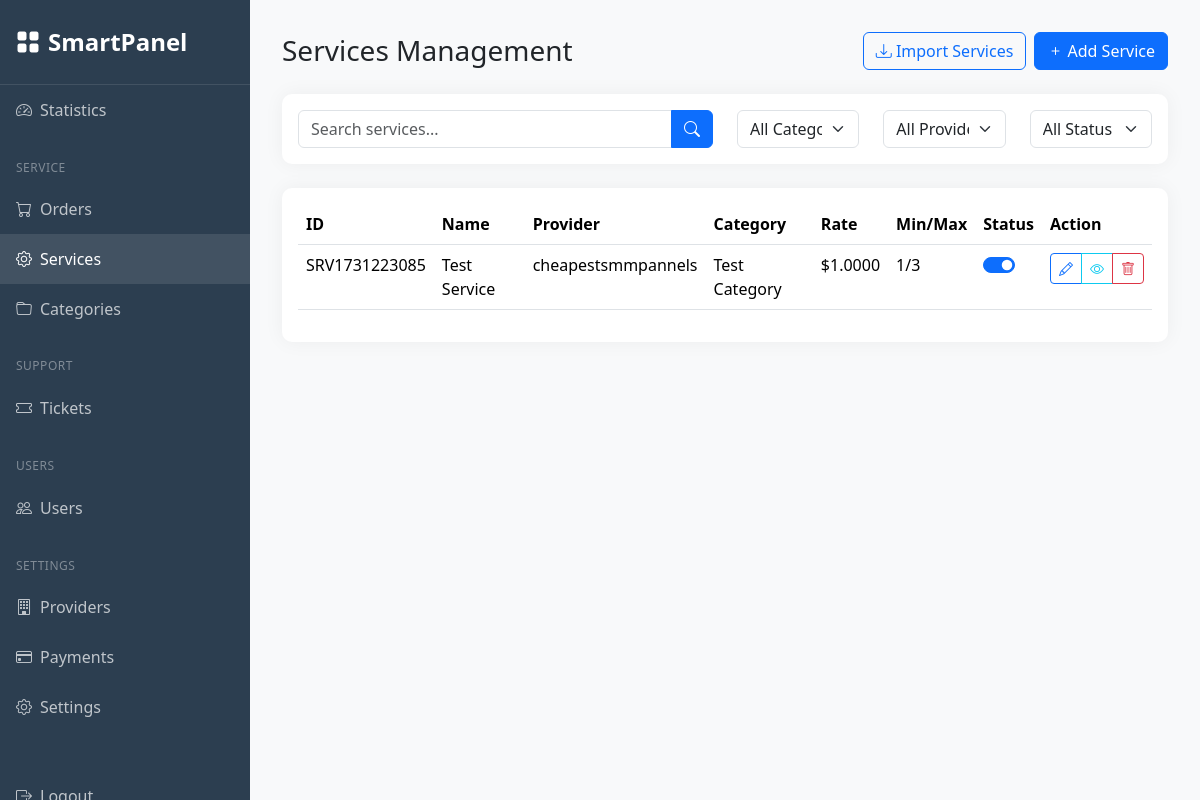
Page /managerdashboard/services/ (signed in) on the earlier database version.
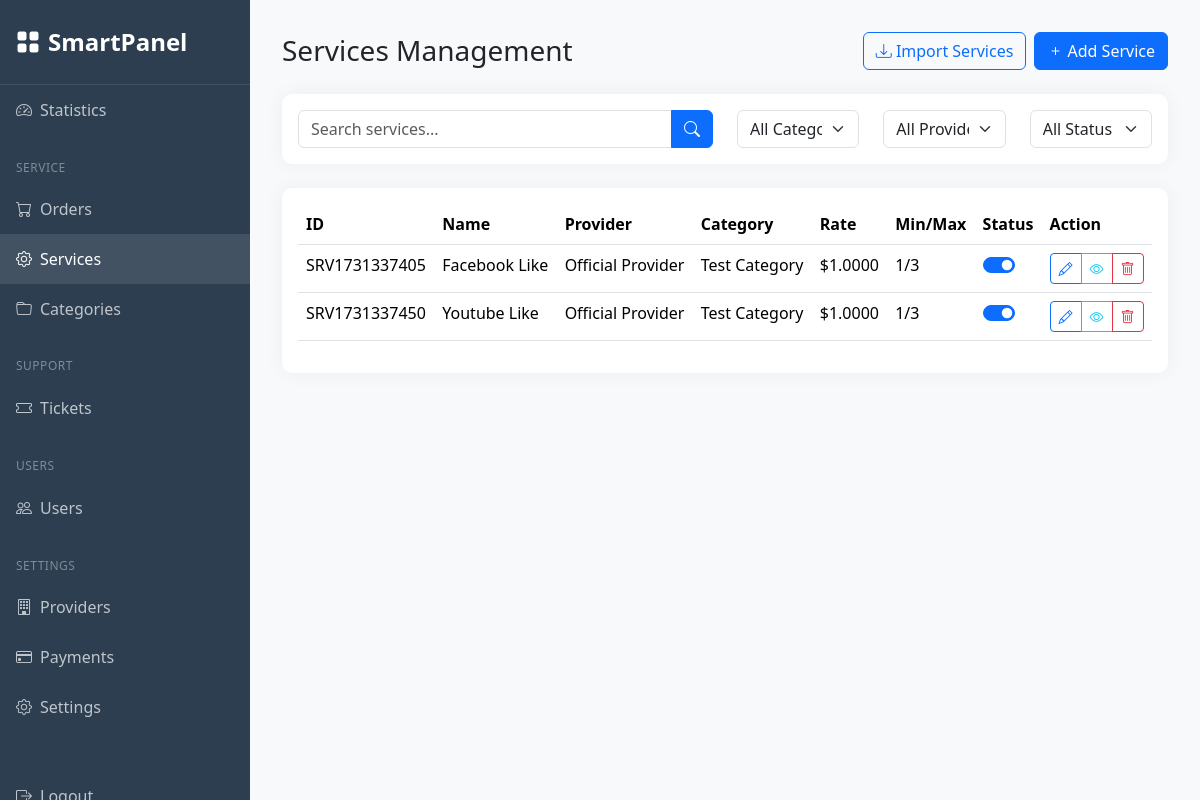
Same page on the later database version.
### managerdashboard/models.py (models this page shows, shortened)
class Service(models.Model):
    STATUS_CHOICES = [
        ('active', 'Active'),
        ('inactive', 'Inactive')
    ]
    service_id = models.CharField(max_length=50)
    name = models.CharField(max_length=255)
    provider = models.ForeignKey(Provider, on_delete=models.CASCADE, related_name='services', null=True)
    category = models.ForeignKey(ServiceCategory, on_delete=models.PROTECT, related_name='services')
    rate = models.DecimalField(max_digits=10, decimal_places=4)
    min_order = models.IntegerField()
    max_order = models.IntegerField()
    description = models.TextField(blank=True, null=True)
    status = models.CharField(max_length=20, choices=STATUS_CHOICES, default='active')
    is_drip_feed = models.BooleanField(default=False)
    drip_feed_rules = models.JSONField(null=True, blank=True)
    created_at = models.DateTimeField(auto_now_add=True)
    updated_at = models.DateTimeField(auto_now=True)
    class Meta:
        ordering = ['category', 'name']

class Provider(models.Model):
    name = models.CharField(max_length=200)
    api_url = models.URLField()
    api_key = models.CharField(max_length=255)
    description = models.TextField(blank=True, null=True)
    balance = models.DecimalField(max_digits=10, decimal_places=2, default=Decimal('0.00'))
    is_active = models.BooleanField(default=True)
    created_at = models.DateTimeField(auto_now_add=True)
    updated_at = models.DateTimeField(auto_now=True)
    last_sync = models.DateTimeField(null=True, blank=True)
    class Meta:
        ordering = ['name']

class ServiceCategory(models.Model):
    name = models.CharField(max_length=100, unique=True)
    description = models.TextField(blank=True, null=True)
    is_active = models.BooleanField(default=True)
    class Meta:
        ordering = ['name']
        verbose_name_plural = 'Service Categories'

### managerdashboard/views.py (the view)
# urls.py: path('services/', views.services, name='services'),
@permission_required('authentication.is_manager', login_url='manager_login')
def services(request):
    search_query = request.GET.get('search', '')
    category_filter = request.GET.get('category', '')
    provider_filter = request.GET.get('provider', '')
    status_filter = request.GET.get('status', '')
    services = Service.objects.select_related('provider', 'category')
    if search_query:
        services = services.filter(
            Q(name__icontains=search_query) |
            Q(service_id__icontains=search_query) |
            Q(provider__name__icontains=search_query)
        )
    if category_filter:
        services = services.filter(category__name=category_filter)
    if provider_filter:
        services = services.filter(provider_id=provider_filter)
    if status_filter:
        services = services.filter(status=status_filter)
    categories = ServiceCategory.objects.filter(is_active=True)
    providers = Provider.objects.filter(is_active=True)
    paginator = Paginator(services, 25)  # Show 25 services per page
    page_number = request.GET.get('page')
    services_page = paginator.get_page(page_number)
    context = {
        'active_tab': 'services',
        'services': services_page,
        'categories': categories,
        'providers': providers,
        'search_query': search_query,
        'category_filter': category_filter,
        'provider_filter': provider_filter,
        'status_filter': status_filter
    }
    return render(request, 'managerdashboard/services.html', context)

### templates/managerdashboard/services.html (shortened to what the changed rows need)
{% extends 'managerdashboard/base_dashboard.html' %}
{% load static %}
{% block dashboard_content %}
<div class="container-fluid p-0">
    <div class="d-flex justify-content-between align-items-center mb-4">
        <h1 class="h3 mb-0">Services Management</h1>
    </div>
    <div class="card">
        <div class="card-body">
            <div class="table-responsive">
                <table class="table table-hover">
                    <thead>
                        <tr>
                            <th>ID</th>
                            <th>Name</th>
                            <th>Provider</th>
                            <th>Category</th>
                            <th>Rate</th>
                            <th>Min/Max</th>
                            <th>Status</th>
                            <th>Action</th>
                        </tr>
                    </thead>
                    <tbody>
                        {% for service in services %}
                        <tr data-service-id="{{ service.id }}">
                            <td>{{ service.service_id }}</td>
                            <td>{{ service.name }}</td>
                            <td data-provider-id="{{ service.provider.id }}">{{ service.provider.name }}</td>
                            <td data-category="{{ service.category.name|lower }}">{{ service.category.name }}</td>
                            <td>${{ service.rate }}</td>
                            <td>{{ service.min_order }}/{{ service.max_order }}</td>
                            <td>
                                <div class="form-check form-switch">
                                    <input class="form-check-input" type="checkbox"
                                           {% if service.status == 'active' %}checked{% endif %}
                                           onchange="toggleServiceStatus({{ service.id }})"
                                           data-status="{{ service.status }}">
                                </div>
                            </td>
                            <td>
                                <div class="btn-group">
                                    <button class="btn btn-sm btn-outline-primary" onclick="editService({{ service.id }})">
                                        <i class="bi bi-pencil"></i>
                                    </button>
                                    <button class="btn btn-sm btn-outline-info" onclick="viewService({{ service.id }})">
                                        <i class="bi bi-eye"></i>
                                    </button>
                                    <button class="btn btn-sm btn-outline-danger" onclick="deleteService({{ service.id }})">
                                        <i class="bi bi-trash"></i>
                                    </button>
                                </div>
                            </td>
                        </tr>
                        {% endfor %}
                    </tbody>
                </table>
            </div>
        </div>
    </div>
</div>
{% endblock %}

Differences in the rows shown:
removed Service: service_id "SRV1731223085", name "Test Service", provider.name "cheapestsmmpannels", category.name "Test Category", rate "1.0000", min_order "1", max_order "3", status "☑"
added Service: service_id "SRV1731337405", name "Facebook Like", provider.name "Official Provider", category.name "Test Category", rate "1.0000", min_order "1", max_order "3", status "☑"
added Service: service_id "SRV1731337450", name "Youtube Like", provider.name "Official Provider", category.name "Test Category", rate "1.0000", min_order "1", max_order "3", status "☑"
